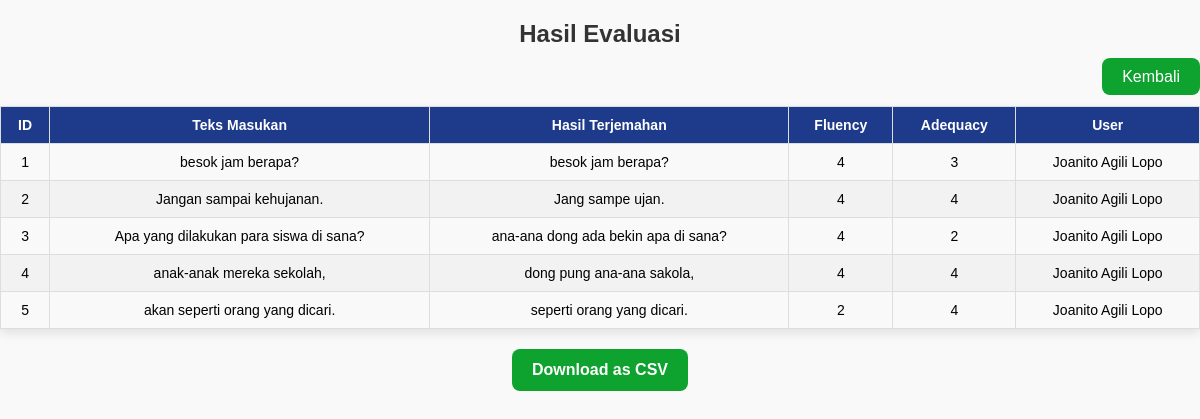
/show_results (signed in), run on an earlier commit of the app's database.
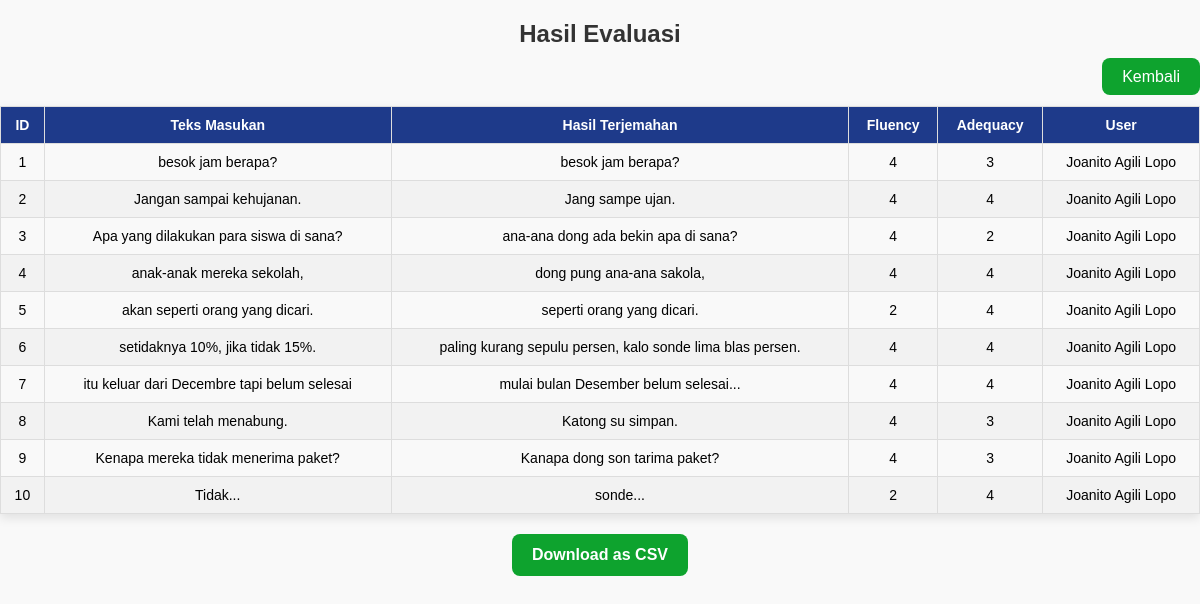
And on a later commit of the database.
### models.py (models this page shows, shortened)
class TranslationAnnotation(db.Model):
    id = db.Column(db.Integer, primary_key=True)
    input_text = db.Column(db.String(500), nullable=False)
    translation_text = db.Column(db.String(500), nullable=False)
    fluency = db.Column(db.Integer, nullable=False)
    adequacy = db.Column(db.Integer, nullable=False)
    user_id = db.Column(db.Integer, db.ForeignKey('user.id'), nullable=False)  # Foreign key ke tabel User
    completed = db.Column(db.Boolean, default=False)  # Status anotasi
    user = db.relationship('User', backref='annotations')  # Relasi dengan User

class User(db.Model):
    id = db.Column(db.Integer, primary_key=True, autoincrement=True)
    login = db.Column(db.String(100), nullable=False)
    password = db.Column(db.String(30), nullable=False)
    lastjob = db.Column(db.String(100), nullable=False)
    alamat = db.Column(db.String(100), nullable=False)
    nama = db.Column(db.String(100), nullable=False)
    password_hash = db.Column(db.String(200), nullable=False)
    role = db.Column(db.String(20), default='user')  # Tambahkan kolom role

### app.py (the view)
@app.route('/show_results')
def show_results():
    user_id = session.get('user_id')
    if not user_id:
        return redirect(url_for('login'))
    annotations = TranslationAnnotation.query.filter_by(user_id=user_id).all()
    return render_template('results.html', annotations=annotations)

### app.py (called while the page is built)
@app.context_processor
def utility_processor():
    def find_next_unannotated_index(user_id):
        if not user_id:
            return None  # Kembalikan None jika user_id tidak ada
        for i in range(len(data['inputs'])):
            annotated = TranslationAnnotation.query.filter_by(
                input_text=data['inputs'][i],
                translation_text=data['predictions'][i],
                user_id=user_id,
                completed=True
            ).first()
            if not annotated:
                return i  # Kembalikan indeks data yang belum dianotasi
        return None  # Kembalikan None jika semua data sudah dianotasi
    return dict(find_next_unannotated_index=find_next_unannotated_index)

def is_admin():
    if 'user_id' in session:
        user = User.query.get(session['user_id'])
        return user and user.role == 'admin'
    return False

@app.context_processor
def inject_functions():
    return dict(is_admin=is_admin)

### templates/results.html (shortened to what this page needs)
<!DOCTYPE html>
<html lang="en">
<head>
    <link rel="stylesheet" href="/static/css/style.css">
</head>
<body>
    <h1>Hasil Evaluasi</h1>
    <div class="back-to-index">
        <a href="{{ url_for('index') }}" class="back-button">Kembali</a>
    </div>
    <table>
        <thead>
            <tr>
                <th>ID</th>
                <th>Teks Masukan</th>
                <th>Hasil Terjemahan</th>
                <th>Fluency</th>
                <th>Adequacy</th>
                <th>User</th>
            </tr>
        </thead>
        <tbody>
            {% for annotation in annotations %}
            <tr>
                <td>{{ annotation.id }}</td>
                <td>{{ annotation.input_text }}</td>
                <td>{{ annotation.translation_text }}</td>
                <td>{{ annotation.fluency }}</td>
                <td>{{ annotation.adequacy }}</td>
                <td>{{ annotation.user.nama }}</td>
            </tr>
            {% endfor %}
        </tbody>
    </table>
    <div style="text-align: center; margin-top: 20px;">
        <a href="{{ url_for('download_csv') }}" class="btn-download">Download as CSV</a>
    </div>
</body>
</html>

### static/css/style.css (style rules this page uses)
body { font-family: Arial, sans-serif; margin: 0; padding: 0; background-color: #f9f9f9; }
a { text-decoration: none; color: inherit; transition: 0.2s; }
h1 { text-align: center; color: #333; margin-top: 20px; }
h1 { text-align: center; margin-top: 20px; }
table { width: 90%; margin: 20px auto; border-collapse: collapse; }
table, th, td { border: 1px solid #ddd; }
th, td { padding: 10px; text-align: center; }
th { background-color: #1E3A8A; color: white; }
.btn-download { display: inline-block; padding: 10px 20px; background-color: #22C55E; color: white; text-decoration: none; border-radius: 5px; font-size: 16px; font-weight: bold; transition: background-color 0.3s ease, transform 0.2s ease; }
.back-to-index { margin-top: 20px; text-align: right; }
.back-button { padding: 10px 20px; background-color: #4CAF50; color: white; text-decoration: none; border-radius: 5px; font-size: 16px; }
h1 { text-align: center; margin: 20px 0; font-size: 24px; color: #333; }
.back-to-index { margin: 10px 0 20px; text-align: right; }
.back-button { text-decoration: none; padding: 10px 20px; color: #ffffff; background-color: #0ea32e; border-radius: 8px; transition: background 0.3s ease, transform 0.2s ease; }
table { width: 100%; border-collapse: collapse; box-shadow: 0px 4px 10px rgba(0, 0, 0, 0.1); }
th, td { padding: 10px; text-align: center; font-size: 14px; }
tbody tr:nth-child(even) { background-color: #f2f2f2; }
.btn-download { display: inline-block; text-decoration: none; padding: 12px 20px; color: #ffffff; background-color: #0ea32e; border-radius: 8px; transition: background 0.3s ease, transform 0.2s ease; }

What changed in the data, as far as the page shows it:
added TranslationAnnotation: id "6", input_text "setidaknya 10%, jika tidak 15%.", translation_text "paling kurang sepulu persen, kalo sonde lima blas persen.", fluency "4", adequacy "4", user.nama "Joanito Agili Lopo"
added TranslationAnnotation: id "7", input_text "itu keluar dari Decembre tapi belum selesai", translation_text "mulai bulan Desember belum selesai...", fluency "4", adequacy "4", user.nama "Joanito Agili Lopo"
added TranslationAnnotation: id "8", input_text "Kami telah menabung.", translation_text "Katong su simpan.", fluency "4", adequacy "3", user.nama "Joanito Agili Lopo"
added TranslationAnnotation: id "9", input_text "Kenapa mereka tidak menerima paket?", translation_text "Kanapa dong son tarima paket?", fluency "4", adequacy "3", user.nama "Joanito Agili Lopo"
added TranslationAnnotation: id "10", input_text "Tidak...", translation_text "sonde...", fluency "2", adequacy "4", user.nama "Joanito Agili Lopo"
